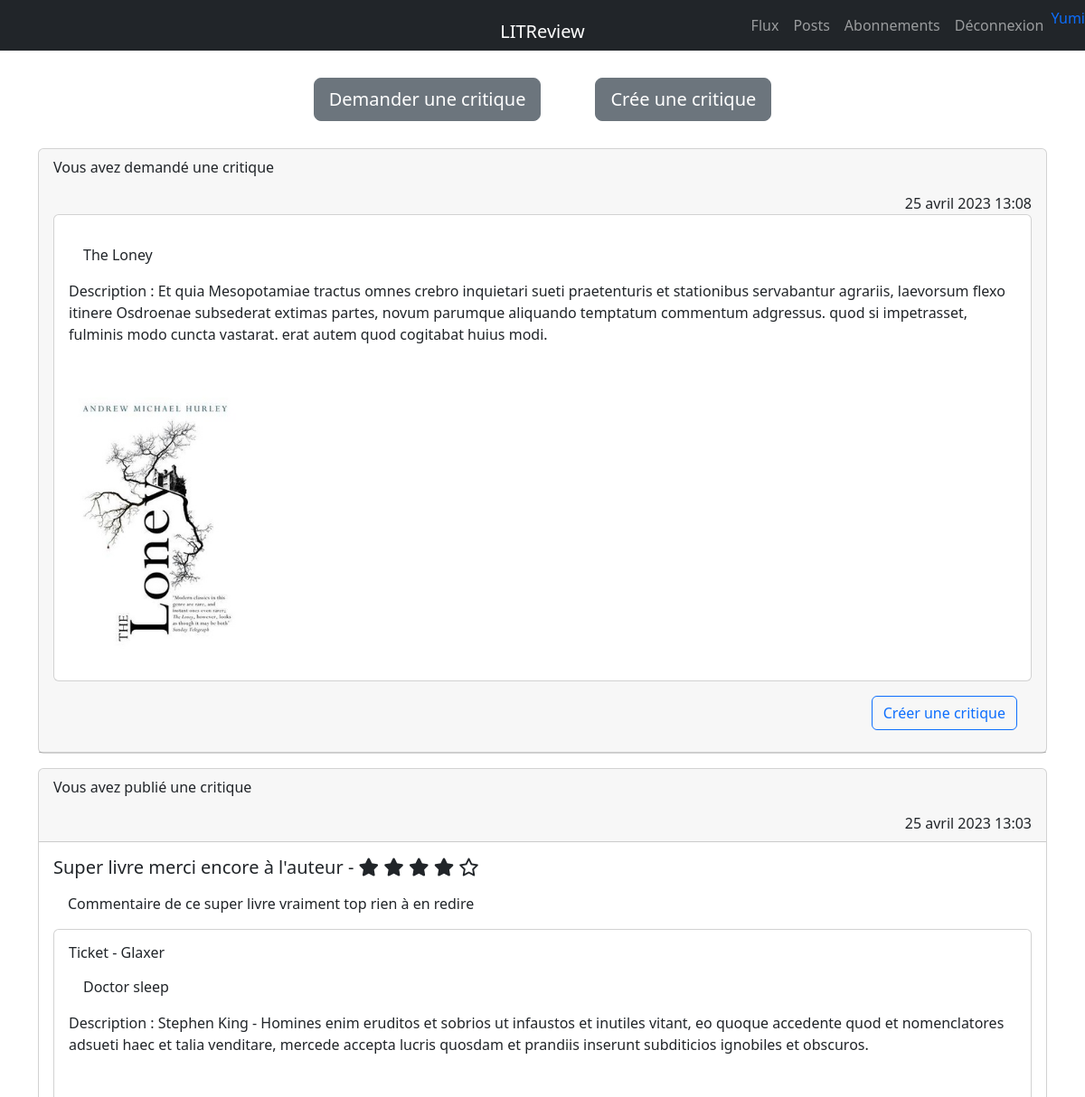
Before: /feed/ (signed in, upper part) with the older database file.
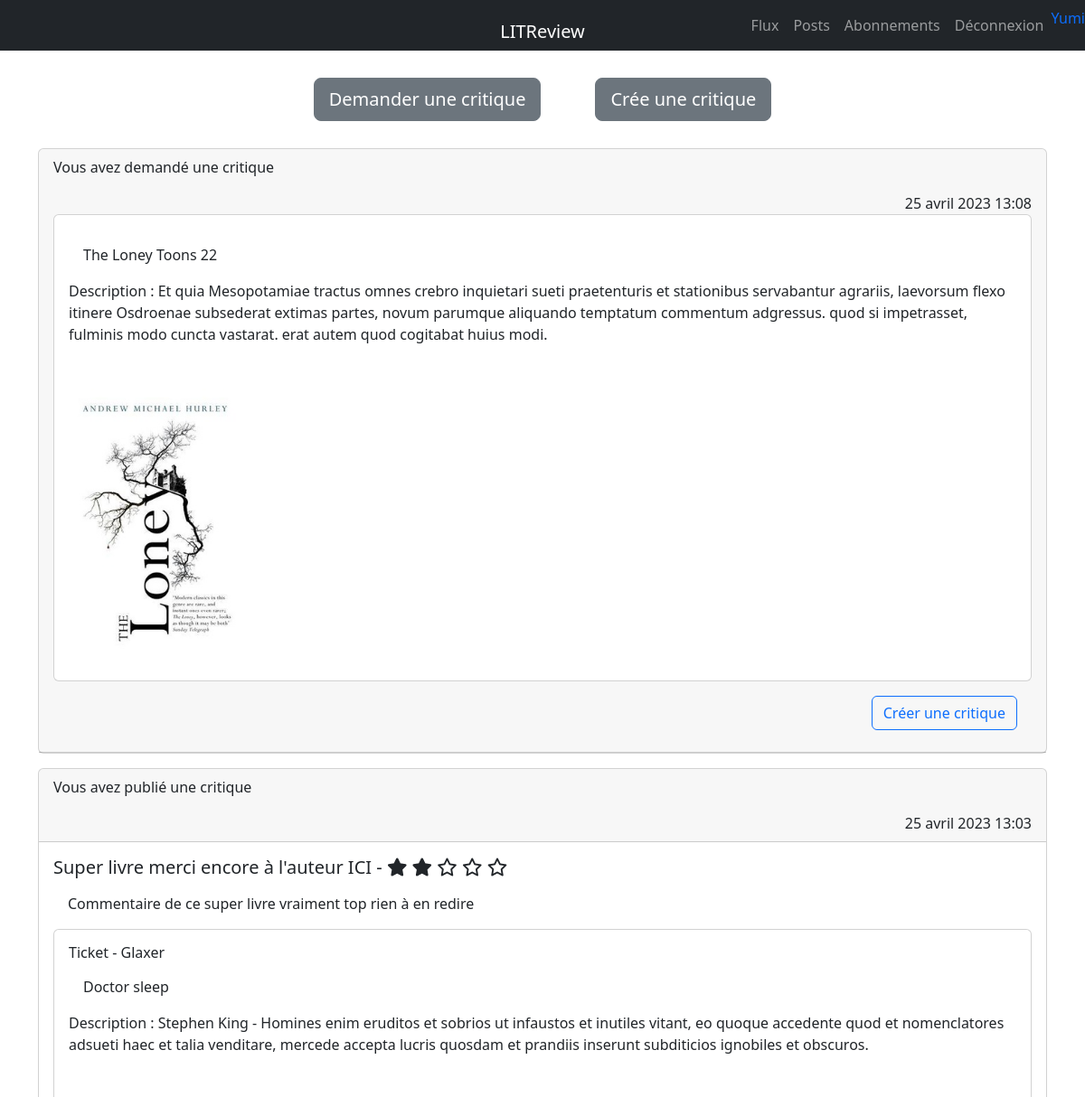
After: the same page with the newer database file.
### blog/models.py (models this page shows)
class Ticket(models.Model):
    title = models.fields.CharField(max_length=128, verbose_name="Titre du Livre ")
    description = models.fields.CharField(
        max_length=2048, verbose_name="Description du ticket "
    )
    user = models.ForeignKey(to=settings.AUTH_USER_MODEL, on_delete=models.CASCADE)
    image = models.ImageField(null=True, blank=True, verbose_name="Image du livre ")
    time_created = models.DateTimeField(auto_now_add=True)

class Review(models.Model):
    ticket = models.ForeignKey(to=Ticket, on_delete=models.CASCADE)
    rating = models.PositiveSmallIntegerField(
        validators=[MinValueValidator(0), MaxValueValidator(5)]
    )
    headline = models.CharField(max_length=128)
    body = models.CharField(max_length=8192, blank=True)
    user = models.ForeignKey(to=settings.AUTH_USER_MODEL, on_delete=models.CASCADE)
    time_created = models.DateTimeField(auto_now_add=True)

### authentification/models.py (models this page shows)
class User(AbstractUser):
    profile_photo = models.ImageField(verbose_name="Photo de profil")

### blog/views/feed.py (the view)
# urls.py: path("feed/", blog.views.feed, name="feed"),
@login_required
def feed(request):
    reviews = get_users_viewable_reviews(request.user)
    reviews = reviews.annotate(content_type=Value("REVIEW", CharField()))
    tickets = get_users_viewable_tickets(request.user)
    tickets = tickets.annotate(content_type=Value("TICKET", CharField()))
    posts = sorted(
        chain(reviews, tickets), key=lambda post: post.time_created, reverse=True
    )
    return render(
        request,
        "blog/feed/feed.html",
        context={"posts": posts, "stars": range(1, 5 + 1)},
    )

### blog/views/feed.py (called while the page is built)
def get_users_viewable_reviews(user):
    userfollows = UserFollows.objects.filter(followed_user=user)
    follow = [userfollow.user.id for userfollow in userfollows]
    reviews = Review.objects.filter(Q(user=user) | Q(user__id__in=follow))
    return reviews

def get_users_viewable_tickets(user):
    userfollows = UserFollows.objects.filter(followed_user=user)
    follow = [userfollow.user.id for userfollow in userfollows]
    tickets = Ticket.objects.filter(Q(user=user) | Q(user__id__in=follow))
    return tickets

### templates/blog/feed/feed.html
{% extends 'blog/base.html' %}
{% block content %}
    <section class=" bouton_haut_feed">
        <div class="center">
            <div class="marge">
                <a class="btn btn-secondary btn-lg" href="{% url 'ajout_tickets' %}"> Demander une critique </a>
            </div>
            <div class="marge">
                <a class="btn btn-secondary btn-lg" href="{% url 'ajout_critique' %}"> Crée une critique </a>
            </div>
        </div>
    </section>
{% for post in posts %}
    {% if post.content_type == 'TICKET' %}
        {% include 'blog/feed/ticket.html' %}
    {% elif post.content_type == 'REVIEW' %}
        {% include 'blog/feed/critique.html' %}
    {% endif %}
{% endfor %}
{% endblock content %}

### templates/blog/feed/ticket.html
    <div class="card mb-3">
        <div class="card-header">
                    {% if post.user == request.user %}
            <p> Vous avez demandé une critique</p>
        {% else %}
            <p>{{post.user }} a demandé une critique</p>
        {% endif %}
            <div class="text-end">
                {{post.time_created}}
            </div>
            <div class="card">
                <div class="card-body">
                    <p class="m-3">{{ post.title }}</p>
                    <p> Description : {{ post.description }}</p>
                </div>
                <img src="/media/{{ post.image }}" style="width: 12rem;" class="card-img-bottom m-3" alt="...">
            </div>
            <div class="d-grid gap-2 d-md-flex justify-content-md-end m-3">
                <a class="btn btn-outline-primary" type="submit"
                   href="{% url 'creatreview' post.id %}">Créer une critique </a>
            </div>
        </div>
    </div>

### templates/blog/feed/critique.html (shortened to what this page needs)
    <div class="card mb-3">
        <div class="card-header">
            {% if post.user == request.user %}
            <p> Vous avez publié une critique</p>
        {% else %}
            <p> {{post.user}} à publié une critique</p>
        {% endif %}
            <div class="text-end">
                {{post.time_created}}
            </div>
        </div>
        <div class="card-body">
            <h5 class="card-title">{{post.headline}} -
                {% for star in stars %}
                {% if star <= post.rating %}
                <span class="fa-solid fa-star"></span>
                {%else%}
                <span class="fa-regular fa-star"></span>
                {%endif%}
                {% endfor %}
            </h5>
            <p class="m-3"> {{ post.body }}</p>
            <div class="card">
                <div class="card-body">
                    <h6> Ticket - {{post.ticket.user }} </h6>
                    <p class="m-3">{{post.ticket.title }}</p>
                    <p> Description : {{post.ticket.description }}</p>
                </div>
            </div>
        </div>
    </div>

Changed rows visible on the page:
changed Ticket: title "The Loney" → "The Loney Toons 22"
changed Review "Commentaire de ce super livre vraiment top rien à en redire": headline "Super livre merci encore à l'auteur" → "Super livre merci encore à l'auteur ICI"; rating 4 → 2 (drawn)
